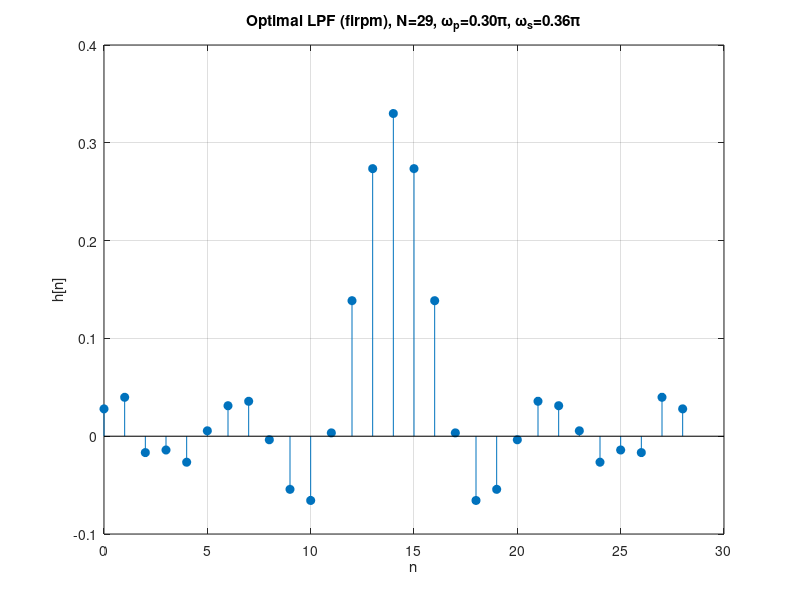
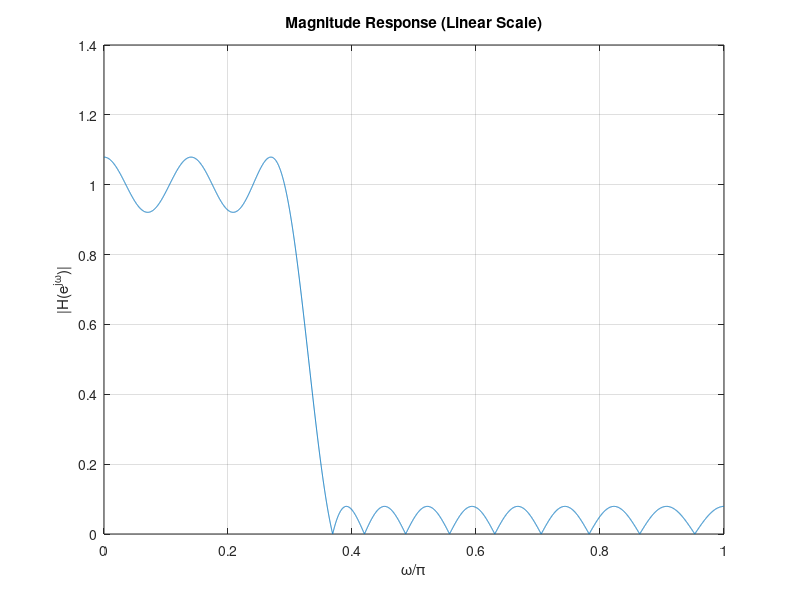
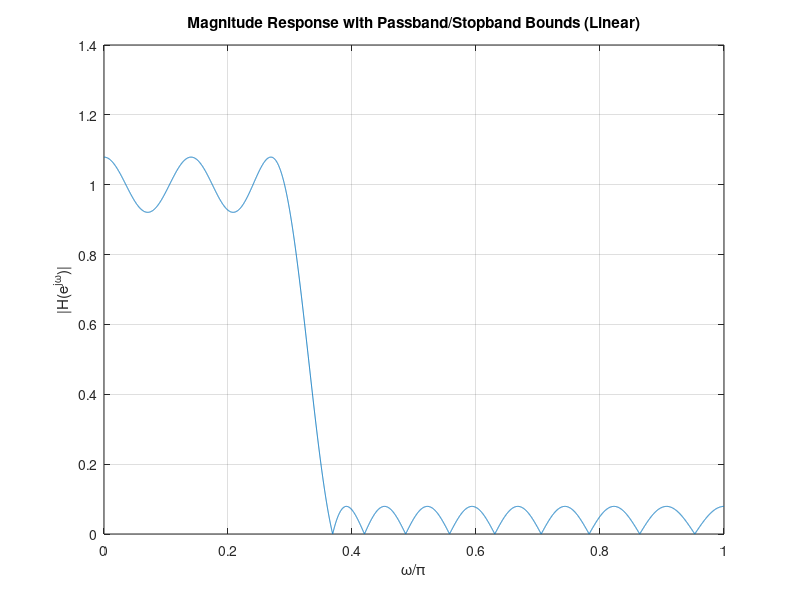

Write the MATLAB code that produced these figures, in order. (Note: this script raises an error after producing the figures.)
%% Question 7: Optimal Lowpass Filter
clear; close all; clc;

%% Specs
N  = 29;              % length
ord = N-1;            % firpm order
wp = 0.30;            % passband edge 
ws = 0.36;            % stopband edge

%% Design (equal weighting in passband and stopband)
h = firpm(ord, [0 wp ws 1], [1 1 0 0]);   % freq grid normalized to [0,1] == [0,pi]

%% Frequency response
Nfft = 8192;
[H,w] = freqz(h, 1, Nfft);              
mag = abs(H);
wn  = w/pi;                               

%% Plots for impulse response
n = 0:ord;
figure('Name','Impulse Response (firpm)','Color','w');
stem(n, h, 'filled'); grid on;
xlabel('n'); ylabel('h[n]');
title(sprintf('Optimal LPF (firpm), N=%d, \\omega_p=%.2f\\pi, \\omega_s=%.2f\\pi', N, wp, ws));

%% Plots for magnitude response
figure('Name','Magnitude Response (firpm)','Color','w');
plot(wn, mag); grid on; xlim([0 1]);
xlabel('\omega/\pi'); ylabel('|H(e^{j\omega})|');
title('Magnitude Response (Linear Scale)');

%% Ripple limits 
pb = (wn <= wp);          % passband region
sb = (wn >= ws);          % stopband region

delta_p1 = max(mag(pb));  % max magnitude in pb
delta_p2 = min(mag(pb));  % min magnitude in pb

%% Requested deltas:
% 1 - δp <= |H| <= 1 + δp in passband  => δp = max(|H-1|) over passband
delta_p = max(abs(mag(pb) - 1));

%% δs >= |H| in stopband => δs = max(|H|) over stopband
delta_s = max(mag(sb));

fprintf('\nExercise 7 (firpm) Ripple Results\n');
fprintf('Passband max |H| (delta_p1) = %.8g\n', delta_p1);
fprintf('Passband min |H| (delta_p2) = %.8g\n', delta_p2);
fprintf('delta_p (max |H-1| in passband) = %.8g\n', delta_p);
fprintf('delta_s (max |H| in stopband)   = %.8g\n', delta_s);

figure('Name','Magnitude Response w/ Bounds','Color','w');
plot(wn, mag); grid on; xlim([0 1]);
xlabel('\omega/\pi'); ylabel('|H(e^{j\omega})|');
title('Magnitude Response with Passband/Stopband Bounds (Linear)');
hold on;
yline(1 + delta_p, '--');
yline(1 - delta_p, '--');
yline(delta_s,     '--');
xline(wp, ':'); xline(ws, ':');
legend('|H|','1+\delta_p','1-\delta_p','\delta_s','\omega_p','\omega_s','Location','best');
